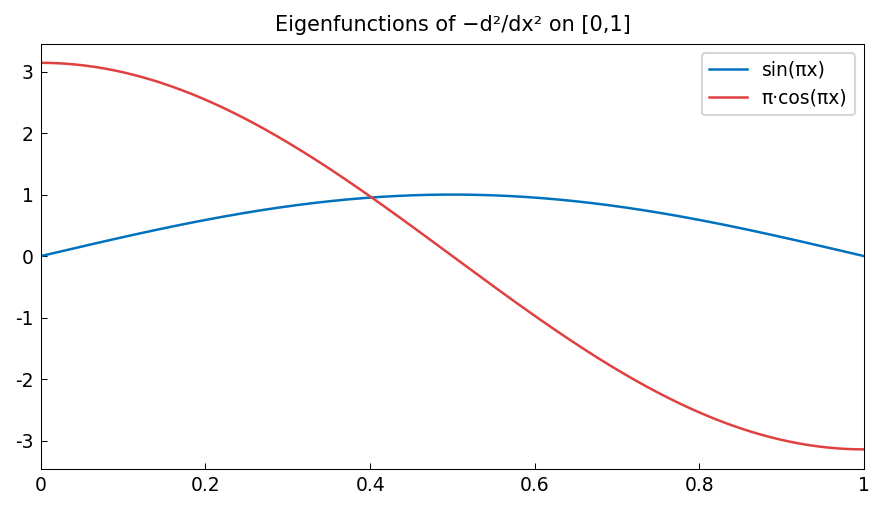

This figure's Python source:
"""Inner product spaces, norms, and functional analysis via Chebfun.

Demonstrates L2 norms, Rayleigh quotients, and functional analysis
concepts using Chebfun integration.

Credit: Inspired by Chebfun linalg examples.
Original MATLAB Chebfun: Copyright 2017 by The University of Oxford and
The Chebfun Developers. See https://www.chebfun.org/ for Chebfun information.
"""
import os

os.environ.setdefault("XLA_PYTHON_CLIENT_PREALLOCATE", "false")

import matplotlib

matplotlib.use("Agg")
import os
import sys

import jax.numpy as jnp
import matplotlib.pyplot as plt
import numpy as np

sys.path.insert(0, os.path.join(os.path.dirname(__file__), '..', '..', 'src'))

import chebfunjax as cj
from chebfunjax.plotting import chebfun_style

chebfun_style()

from chebfunjax.plotting import plot


def run():
    print("=" * 60)
    print("Inner product spaces and norms")
    print("=" * 60)

    # --- Norm of a Chebfun: verification of ||u||_2 ----------------
    # ||sin(n*pi*x)||_2 on [0,1] = 1/sqrt(2)
    dom = (0.0, 1.0)
    for n in [1, 2, 5]:
        u_n = cj.chebfun(lambda x, n=n: jnp.sin(n * float(jnp.pi) * x), domain=dom)
        norm_n = float(u_n.norm(2))
        exact_norm = float(1.0 / jnp.sqrt(jnp.array(2.0)))
        print(f"\n  ||sin({n}*pi*x)||_2 on [0,1] = {norm_n:.12f}")
        print(f"  Exact: 1/sqrt(2) = {exact_norm:.12f}")
        assert abs(norm_n - exact_norm) < 1e-11

    # --- Rayleigh quotient: for -d^2/dx^2 and sin(pi*x) on [0,1] ----
    # Rayleigh quotient R(u) = <u', u'> / <u, u>
    # For u = sin(pi*x): R = pi^2
    print("\n  Rayleigh quotient test: R(sin(pi*x)) = pi^2")
    u1 = cj.chebfun(lambda x: jnp.sin(float(jnp.pi) * x), domain=dom)
    u1p = u1.diff()
    # <u1', u1'> = int (pi*cos(pi*x))^2 dx from 0 to 1 = pi^2/2
    u1p_sq = cj.chebfun(lambda x: (float(jnp.pi) * jnp.cos(float(jnp.pi) * x))**2,
                         domain=dom)
    numerator = float(u1p_sq.sum())
    # <u1, u1> = int sin^2(pi*x) dx = 1/2
    u1_sq = cj.chebfun(lambda x: jnp.sin(float(jnp.pi) * x)**2, domain=dom)
    denominator = float(u1_sq.sum())
    rayleigh = numerator / denominator
    exact_rayleigh = float(jnp.pi**2)
    print(f"  R = {rayleigh:.10f}")
    print(f"  Exact pi^2 = {exact_rayleigh:.10f}")
    assert abs(rayleigh - exact_rayleigh) < 1e-8

    # --- BVP solution norm: -u'' = f on [0,1], u(0)=u(1)=0 ----------
    from chebfunjax.operators.chebop import Chebop

    # f = pi^2 * sin(pi*x); exact solution u = sin(pi*x)
    pi = float(jnp.pi)
    N = Chebop(lambda x, u: -u.diff(2), domain=(0.0, 1.0))
    N.lbc = 0.0
    N.rbc = 0.0
    f_rhs = cj.chebfun(lambda x: pi**2 * jnp.sin(pi * x), domain=(0.0, 1.0))
    u_sol = N.solve(f_rhs)
    x_test = jnp.linspace(0.0, 1.0, 200)
    exact_u = jnp.sin(pi * x_test)
    err_u = float(jnp.max(jnp.abs(u_sol(x_test) - exact_u)))
    print(f"\n  -u'' = pi^2*sin(pi*x): ||u - sin(pi*x)||_inf = {err_u:.2e}")
    assert err_u < 1e-8

    # Verify norm: ||u_sol||_2 = ||sin(pi*x)||_2 = 1/sqrt(2)
    norm_sol = float(u_sol.norm(2))
    print(f"  ||u_sol||_2 = {norm_sol:.12f}  (exact: 1/sqrt(2) = {1/np.sqrt(2):.12f})")
    assert abs(norm_sol - 1.0/np.sqrt(2.0)) < 1e-8

    # --- Poincare inequality: ||u||_2 <= (1/pi) * ||u'||_2 ----------
    # For u = sin(pi*x) on [0,1]: ||u||_2 = 1/sqrt(2), ||u'||_2 = pi/sqrt(2)
    # ||u||_2 / ||u'||_2 = 1/pi (tight constant for Poincare)
    u1_norm = float(u1.norm(2))
    u1p_norm = float(u1p.norm(2))
    ratio = u1_norm / u1p_norm
    print(f"\n  Poincare ratio ||u||_2 / ||u'||_2 = {ratio:.12f}")
    print(f"  Exact 1/pi = {1.0/pi:.12f}")
    assert abs(ratio - 1.0/pi) < 1e-10

    # --- Orthogonal complement: projection onto subspace -------------
    # Project sin(x) onto span{cos(x)} on [0, pi]
    dom2 = (0.0, pi)
    f_sin = cj.chebfun(lambda x: jnp.sin(x), domain=dom2)
    g_cos = cj.chebfun(lambda x: jnp.cos(x), domain=dom2)
    # Gram-Schmidt: proj_{g} f = <f, g> / <g, g> * g
    fg = cj.chebfun(lambda x: jnp.sin(x) * jnp.cos(x), domain=dom2)
    gg = cj.chebfun(lambda x: jnp.cos(x)**2, domain=dom2)
    coeff = float(fg.sum()) / float(gg.sum())
    # sin(x) - coeff*cos(x) should be orthogonal to cos(x)
    residual = cj.chebfun(lambda x: jnp.sin(x) - coeff * jnp.cos(x), domain=dom2)
    ip_res_cos = float(cj.chebfun(
        lambda x: (jnp.sin(x) - coeff * jnp.cos(x)) * jnp.cos(x), domain=dom2
    ).sum())
    print(f"\n  Gram-Schmidt: coeff = {coeff:.6f}")
    print(f"  <residual, cos> = {ip_res_cos:.2e}  (should be 0)")
    assert abs(ip_res_cos) < 1e-12

    # --- Plots -------------------------------------------------------
    _here = os.path.dirname(os.path.abspath(__file__))
    fig, ax = plot(u1, title="Eigenfunctions of −d²/dx² on [0,1]",
                   label="sin(πx)")
    plot(u1p, ax=ax, color="#E04040", label="π·cos(πx)")
    ax.legend(fontsize=9)
    fig.savefig(os.path.join(_here, "resolvent_norm.png"),
                dpi=150, bbox_inches="tight")
    plt.close(fig)

    print("\nAll assertions passed.")
    return True

if __name__ == "__main__":
    run()
